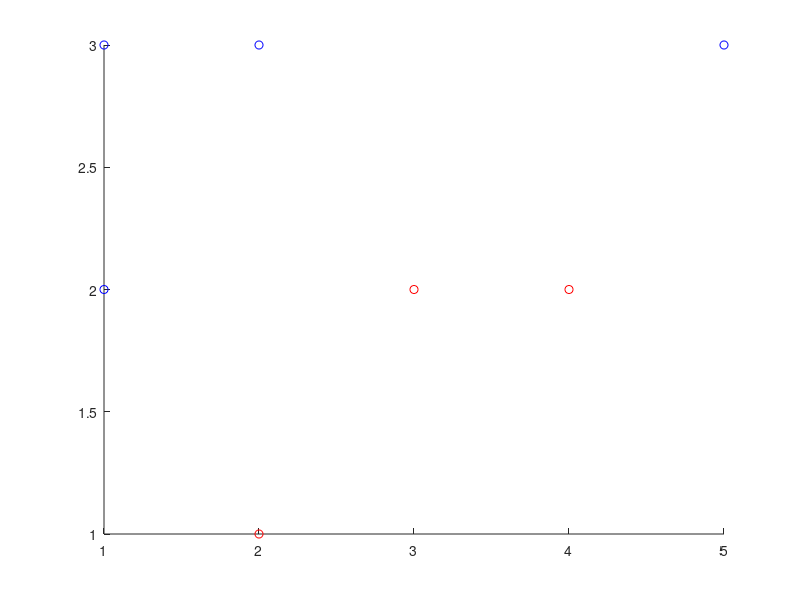

Write MATLAB code to recreate this figure. (Note: this script raises an error after producing the figure.)
%% Exercice 3

x=[0 7];

c1=[2 1;3 2;4 2];
c2=[1 2;1 3;2 3;5 3];
c3=[5 3;0 4];
c4=[5 1;6 3];

close all

figure('Name','C1 & C2');
hold on

scatter(c1(:,1),c1(:,2),'r')
scatter(c2(:,1),c2(:,2),'b')

Z=transpose(createMatrix(c1,c2));
b=ones(size(Z,1),1);
w=Z\b;

y=(-w(1)-w(2)*x)/w(3);
plot(x,y)

xlim([0 7])
ylim([0 5])
hold off

figure('Name','C3 & C4');

x=[-1 7];

hold on

scatter(c3(:,1),c3(:,2),'r')
scatter(c4(:,1),c4(:,2),'b')



Z2=transpose(createMatrix(c3,c4));
b2=ones(size(Z2,1),1);
w2=Z2\b2;

y=(-w2(1)-w2(2)*x)/w2(3);
plot(x,y)


wprec=w2;
bprec=b2;
b2=bprec+2*(Z2*wprec-bprec)
b2(b2<0)=0
w2=Z2\b2;

% while(norm(w2-wprec)<=0.01)
%     wprec=w2;
     while(norm(b2-bprec)<=0.01)
         bprec=b2;
         b2=bprec+2*0.01*(Z2*wprec-bprec);
         b2(b2<0)=0
     end
%     w2=Z2\b2;
%     y=(-w2(1)-w2(2)*x)/w2(3);
%     plot(x,y)
% end

w2=Z2\b2;
y=(-w2(1)-w2(2)*x)/w2(3);
plot(x,y)

xlim([-1 7])
ylim([0 5])
hold off